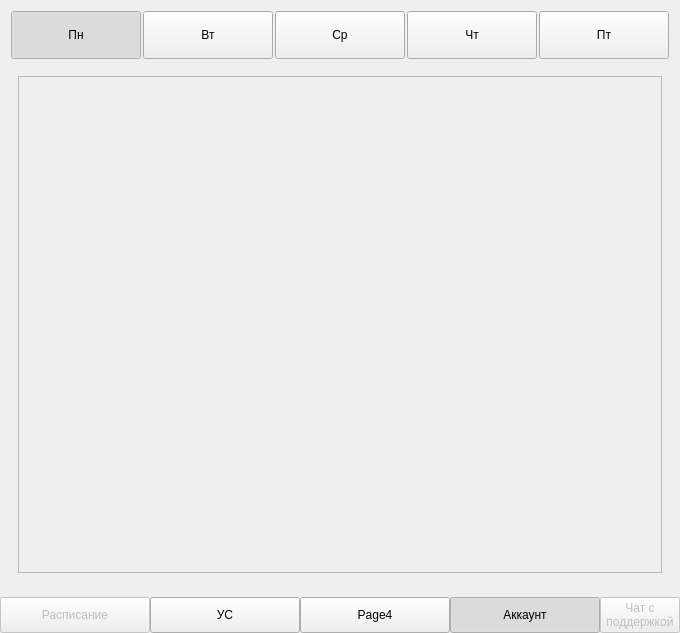
<?xml version="1.0" encoding="UTF-8"?>
<ui version="4.0">
 <class>MainWindow</class>
 <widget class="QMainWindow" name="MainWindow">
  <property name="geometry">
   <rect>
    <x>0</x>
    <y>0</y>
    <width>680</width>
    <height>633</height>
   </rect>
  </property>
  <property name="windowTitle">
   <string>MainWindow</string>
  </property>
  <property name="styleSheet">
   <string notr="true">


#MainWindow {
background : #3f3f3f;
}


#start_Loading_Page {
                align: center;
                background: #ffff7f;
                }

                #start_Loading_Page &gt; #label {
                padding: 20px;
                color: #000080;
                font: 75 24pt &quot;Bahnschrift&quot;;
                }


                #main_Buttons_Layout {
                background: #7979fe;
                }

                #main_Button_Account, #main_Button_SSM, #main_Button_Schedule, #main_Button_Support,
                #main_Button_Page4 {
                background-color: #ffa500;
                border: 2px solid #ffb500;
                border-top-left-radius: 10px;
                border-top-right-radius: 10px;
                border-bottom-left-radius: 0;
                border-bottom-right-radius: 0;
                padding: 15px 3px;
                color: #000000;
                font: 75 18pt &quot;Bahnschrift&quot;;
                text-align: center;
                }

                #main_Button_Account:hover, #main_Button_SSM:hover, #main_Button_Schedule:hover,
                #main_Button_Support:hover, #main_Button_Page4:hover {
                background-color: #9ebeed;
                color: #ffff7f;
                }

                #main_Button_Account:pressed, #main_Button_SSM:pressed,
                #main_Button_Schedule:pressed, #main_Button_Support:pressed,
                #main_Button_Page4:pressed {
                background-color: #5656ba;
                border: 2px solid #5252d1;
                }


                #le_login, #le_password {
                border: 1px solid #A0A0A0;
                border-radius: 5px;
                padding: 5px;
                font-size: 14px;
                }

                #le_login:focus, #le_password:focus {
                border: 1px solid #007BFF;
                }

                #pb_login {
                background-color: #007BFF;
                color: white;
                border: none;
                border-radius: 5px;
                padding: 6px;
                font-size: 16px;
                }

                #pb_login:hover {
                background-color: #0056b3;
                }

                #pb_login:pressed {
                background-color: #004085;
                }


                #schedule_Button_Monday, #schedule_Button_Tuesday, #schedule_Button_Wednesday,
                #schedule_Button_Thursday, #schedule_Button_Friday {
                background-color: #ffce0a;
                color: white;
                border: 2px solid #f0c206;
                border-radius: 8px;
                padding: 12px;
                font-size: 16px;
                }

                #schedule_Button_Monday:hover, #schedule_Button_Tuesday:hover,
                #schedule_Button_Wednesday:hover, #schedule_Button_Thursday:hover,
                #schedule_Button_Friday:hover {
                background-color: #f0c206;
                border: 2px solid #f0b504;
                }

                #schedule_Button_Monday:pressed, #schedule_Button_Tuesday:pressed,
                #schedule_Button_Wednesday:pressed, #schedule_Button_Thursday:pressed,
                #schedule_Button_Friday:pressed {
                background-color: #f0b504;
                border: 2px solid #ffc104;
                }

                #schedule_Button_Monday:disabled, #schedule_Button_Tuesday:disabled,
                #schedule_Button_Wednesday:disabled, #schedule_Button_Thursday:disabled,
                #schedule_Button_Friday:disabled {
                background-color: #c6c8ca;
                color: #6c757d;
                border: 2px solid #c6c8ca;
                }
            </string>
  </property>
  <widget class="QWidget" name="centralwidget">
   <layout class="QVBoxLayout" name="verticalLayout_7">
    <property name="leftMargin">
     <number>0</number>
    </property>
    <property name="topMargin">
     <number>0</number>
    </property>
    <property name="rightMargin">
     <number>0</number>
    </property>
    <property name="bottomMargin">
     <number>0</number>
    </property>
    <item>
     <widget class="QStackedWidget" name="stackedWidget">
      <property name="currentIndex">
       <number>1</number>
      </property>
      <widget class="QWidget" name="start_Loading_Page">
       <property name="whatsThis">
        <string>
                                    &lt;html&gt;&lt;head/&gt;&lt;body&gt;&lt;p&gt;&lt;br/&gt;&lt;/p&gt;&lt;/body&gt;&lt;/html&gt;</string>
       </property>
       <layout class="QVBoxLayout" name="verticalLayout_2">
        <item alignment="Qt::AlignRight|Qt::AlignVCenter">
         <widget class="QLabel" name="label">
          <property name="minimumSize">
           <size>
            <width>545</width>
            <height>0</height>
           </size>
          </property>
          <property name="styleSheet">
           <string notr="true"/>
          </property>
          <property name="text">
           <string>Loading...</string>
          </property>
         </widget>
        </item>
       </layout>
      </widget>
      <widget class="QWidget" name="main_Page">
       <layout class="QVBoxLayout" name="verticalLayout" stretch="9,0">
        <property name="leftMargin">
         <number>0</number>
        </property>
        <property name="topMargin">
         <number>0</number>
        </property>
        <property name="rightMargin">
         <number>0</number>
        </property>
        <property name="bottomMargin">
         <number>0</number>
        </property>
        <item>
         <widget class="QStackedWidget" name="stackedWidget_2">
          <property name="currentIndex">
           <number>0</number>
          </property>
          <widget class="QWidget" name="page_3">
           <layout class="QVBoxLayout" name="verticalLayout_8" stretch="1,10">
            <item>
             <layout class="QHBoxLayout" name="weekday_Layout">
              <property name="spacing">
               <number>2</number>
              </property>
              <property name="leftMargin">
               <number>2</number>
              </property>
              <property name="topMargin">
               <number>2</number>
              </property>
              <property name="rightMargin">
               <number>2</number>
              </property>
              <property name="bottomMargin">
               <number>2</number>
              </property>
              <item>
               <widget class="QPushButton" name="schedule_Button_Monday">
                <property name="sizePolicy">
                 <sizepolicy hsizetype="Expanding" vsizetype="Expanding">
                  <horstretch>0</horstretch>
                  <verstretch>0</verstretch>
                 </sizepolicy>
                </property>
                <property name="text">
                 <string>Пн</string>
                </property>
                <property name="checkable">
                 <bool>true</bool>
                </property>
                <property name="checked">
                 <bool>true</bool>
                </property>
               </widget>
              </item>
              <item>
               <widget class="QPushButton" name="schedule_Button_Tuesday">
                <property name="sizePolicy">
                 <sizepolicy hsizetype="Expanding" vsizetype="Expanding">
                  <horstretch>0</horstretch>
                  <verstretch>0</verstretch>
                 </sizepolicy>
                </property>
                <property name="text">
                 <string>Вт</string>
                </property>
                <property name="checkable">
                 <bool>true</bool>
                </property>
               </widget>
              </item>
              <item>
               <widget class="QPushButton" name="schedule_Button_Wednesday">
                <property name="sizePolicy">
                 <sizepolicy hsizetype="Expanding" vsizetype="Expanding">
                  <horstretch>0</horstretch>
                  <verstretch>0</verstretch>
                 </sizepolicy>
                </property>
                <property name="text">
                 <string>Ср</string>
                </property>
                <property name="checkable">
                 <bool>true</bool>
                </property>
               </widget>
              </item>
              <item>
               <widget class="QPushButton" name="schedule_Button_Thursday">
                <property name="sizePolicy">
                 <sizepolicy hsizetype="Expanding" vsizetype="Expanding">
                  <horstretch>0</horstretch>
                  <verstretch>0</verstretch>
                 </sizepolicy>
                </property>
                <property name="text">
                 <string>Чт</string>
                </property>
                <property name="checkable">
                 <bool>true</bool>
                </property>
               </widget>
              </item>
              <item>
               <widget class="QPushButton" name="schedule_Button_Friday">
                <property name="sizePolicy">
                 <sizepolicy hsizetype="Expanding" vsizetype="Expanding">
                  <horstretch>0</horstretch>
                  <verstretch>0</verstretch>
                 </sizepolicy>
                </property>
                <property name="text">
                 <string>Пт</string>
                </property>
                <property name="checkable">
                 <bool>true</bool>
                </property>
               </widget>
              </item>
             </layout>
            </item>
            <item>
             <widget class="QStackedWidget" name="stackedWidget_3">
              <widget class="QWidget" name="page_8">
               <layout class="QVBoxLayout" name="verticalLayout_9">
                <item>
                 <widget class="QScrollArea" name="scrollArea_2">
                  <property name="widgetResizable">
                   <bool>true</bool>
                  </property>
                  <widget class="QWidget" name="sa_PN">
                   <property name="geometry">
                    <rect>
                     <x>0</x>
                     <y>0</y>
                     <width>654</width>
                     <height>471</height>
                    </rect>
                   </property>
                   <layout class="QVBoxLayout" name="verticalLayout_10">
                    <property name="spacing">
                     <number>0</number>
                    </property>
                   </layout>
                  </widget>
                 </widget>
                </item>
               </layout>
              </widget>
              <widget class="QWidget" name="page_9">
               <layout class="QVBoxLayout" name="verticalLayout_11">
                <item>
                 <widget class="QScrollArea" name="scrollArea_3">
                  <property name="widgetResizable">
                   <bool>true</bool>
                  </property>
                  <widget class="QWidget" name="sa_VT">
                   <property name="geometry">
                    <rect>
                     <x>0</x>
                     <y>0</y>
                     <width>98</width>
                     <height>28</height>
                    </rect>
                   </property>
                   <layout class="QVBoxLayout" name="verticalLayout_17"/>
                  </widget>
                 </widget>
                </item>
               </layout>
              </widget>
              <widget class="QWidget" name="page_10">
               <layout class="QVBoxLayout" name="verticalLayout_14">
                <item>
                 <widget class="QScrollArea" name="scrollArea_4">
                  <property name="widgetResizable">
                   <bool>true</bool>
                  </property>
                  <widget class="QWidget" name="sa_SR">
                   <property name="geometry">
                    <rect>
                     <x>0</x>
                     <y>0</y>
                     <width>98</width>
                     <height>28</height>
                    </rect>
                   </property>
                   <layout class="QVBoxLayout" name="verticalLayout_18"/>
                  </widget>
                 </widget>
                </item>
               </layout>
              </widget>
              <widget class="QWidget" name="page_11">
               <layout class="QVBoxLayout" name="verticalLayout_13">
                <item>
                 <widget class="QScrollArea" name="scrollArea_5">
                  <property name="widgetResizable">
                   <bool>true</bool>
                  </property>
                  <widget class="QWidget" name="sa_ChT">
                   <property name="geometry">
                    <rect>
                     <x>0</x>
                     <y>0</y>
                     <width>98</width>
                     <height>28</height>
                    </rect>
                   </property>
                   <layout class="QVBoxLayout" name="verticalLayout_16"/>
                  </widget>
                 </widget>
                </item>
               </layout>
              </widget>
              <widget class="QWidget" name="page_12">
               <layout class="QVBoxLayout" name="verticalLayout_12">
                <item>
                 <widget class="QScrollArea" name="scrollArea_6">
                  <property name="widgetResizable">
                   <bool>true</bool>
                  </property>
                  <widget class="QWidget" name="sa_PT">
                   <property name="geometry">
                    <rect>
                     <x>0</x>
                     <y>0</y>
                     <width>98</width>
                     <height>28</height>
                    </rect>
                   </property>
                   <layout class="QVBoxLayout" name="verticalLayout_15"/>
                  </widget>
                 </widget>
                </item>
               </layout>
              </widget>
             </widget>
            </item>
           </layout>
          </widget>
          <widget class="QWidget" name="page_4">
           <widget class="QLabel" name="label_3">
            <property name="geometry">
             <rect>
              <x>200</x>
              <y>280</y>
              <width>49</width>
              <height>16</height>
             </rect>
            </property>
            <property name="text">
             <string>УС</string>
            </property>
           </widget>
          </widget>
          <widget class="QWidget" name="page_5">
           <layout class="QHBoxLayout" name="horizontalLayout_2" stretch="0">
            <item>
             <widget class="QStackedWidget" name="stackedWidget_4">
              <property name="currentIndex">
               <number>0</number>
              </property>
              <widget class="QWidget" name="page_13">
               <layout class="QHBoxLayout" name="horizontalLayout_5">
                <item>
                 <spacer name="horizontalSpacer">
                  <property name="orientation">
                   <enum>Qt::Vertical</enum>
                  </property>
                  <property name="sizeHint" stdset="0">
                   <size>
                    <width>88</width>
                    <height>20</height>
                   </size>
                  </property>
                 </spacer>
                </item>
                <item>
                 <layout class="QVBoxLayout" name="verticalLayout_4" stretch="1,0,0,0,1">
                  <property name="leftMargin">
                   <number>0</number>
                  </property>
                  <item>
                   <spacer name="verticalSpacer">
                    <property name="orientation">
                     <enum>Qt::Vertical</enum>
                    </property>
                    <property name="sizeHint" stdset="0">
                     <size>
                      <width>20</width>
                      <height>40</height>
                     </size>
                    </property>
                   </spacer>
                  </item>
                  <item>
                   <widget class="QLineEdit" name="le_login">
                    <property name="placeholderText">
                     <string>Логин</string>
                    </property>
                   </widget>
                  </item>
                  <item>
                   <widget class="QLineEdit" name="le_password">
                    <property name="placeholderText">
                     <string>Пароль</string>
                    </property>
                   </widget>
                  </item>
                  <item>
                   <widget class="QPushButton" name="pb_login">
                    <property name="text">
                     <string>Войти</string>
                    </property>
                   </widget>
                  </item>
                  <item>
                   <spacer name="verticalSpacer_2">
                    <property name="orientation">
                     <enum>Qt::Vertical</enum>
                    </property>
                    <property name="sizeHint" stdset="0">
                     <size>
                      <width>20</width>
                      <height>40</height>
                     </size>
                    </property>
                   </spacer>
                  </item>
                 </layout>
                </item>
                <item>
                 <spacer name="horizontalSpacer_2">
                  <property name="orientation">
                   <enum>Qt::Vertical</enum>
                  </property>
                  <property name="sizeHint" stdset="0">
                   <size>
                    <width>40</width>
                    <height>20</height>
                   </size>
                  </property>
                 </spacer>
                </item>
               </layout>
              </widget>
              <widget class="QWidget" name="page_14"/>
             </widget>
            </item>
           </layout>
          </widget>
          <widget class="QWidget" name="page_6">
           <layout class="QVBoxLayout" name="verticalLayout_3">
            <item>
             <widget class="QLabel" name="label_5">
              <property name="text">
               <string>Зфпу4</string>
              </property>
             </widget>
            </item>
           </layout>
          </widget>
          <widget class="QWidget" name="page_7">
           <layout class="QVBoxLayout" name="verticalLayout_5" stretch="10,1">
            <item>
             <widget class="QScrollArea" name="scrollArea">
              <property name="widgetResizable">
               <bool>true</bool>
              </property>
              <widget class="QWidget" name="scrollAreaWidgetContents_2">
               <property name="geometry">
                <rect>
                 <x>0</x>
                 <y>0</y>
                 <width>666</width>
                 <height>479</height>
                </rect>
               </property>
               <layout class="QVBoxLayout" name="verticalLayout_6">
                <item>
                 <spacer name="verticalSpacer_3">
                  <property name="orientation">
                   <enum>Qt::Vertical</enum>
                  </property>
                  <property name="sizeHint" stdset="0">
                   <size>
                    <width>20</width>
                    <height>445</height>
                   </size>
                  </property>
                 </spacer>
                </item>
               </layout>
              </widget>
             </widget>
            </item>
            <item>
             <layout class="QHBoxLayout" name="horizontalLayout_3">
              <item>
               <widget class="QTextEdit" name="textEdit"/>
              </item>
              <item>
               <widget class="QPushButton" name="pushButton_7">
                <property name="text">
                 <string>-&gt;</string>
                </property>
               </widget>
              </item>
             </layout>
            </item>
           </layout>
          </widget>
         </widget>
        </item>
        <item>
         <layout class="QHBoxLayout" name="main_Buttons_Layout" stretch="1,1,1,1,0">
          <property name="spacing">
           <number>0</number>
          </property>
          <property name="sizeConstraint">
           <enum>QLayout::SetDefaultConstraint</enum>
          </property>
          <property name="leftMargin">
           <number>0</number>
          </property>
          <item>
           <widget class="QPushButton" name="main_Button_Schedule">
            <property name="enabled">
             <bool>false</bool>
            </property>
            <property name="sizePolicy">
             <sizepolicy hsizetype="Expanding" vsizetype="Expanding">
              <horstretch>0</horstretch>
              <verstretch>0</verstretch>
             </sizepolicy>
            </property>
            <property name="text">
             <string>Расписание</string>
            </property>
            <property name="checkable">
             <bool>true</bool>
            </property>
            <attribute name="buttonGroup">
             <string notr="true">bg_pages_buttons</string>
            </attribute>
           </widget>
          </item>
          <item>
           <widget class="QPushButton" name="main_Button_SSM">
            <property name="sizePolicy">
             <sizepolicy hsizetype="Expanding" vsizetype="Expanding">
              <horstretch>0</horstretch>
              <verstretch>0</verstretch>
             </sizepolicy>
            </property>
            <property name="text">
             <string>УС</string>
            </property>
            <property name="checkable">
             <bool>true</bool>
            </property>
            <attribute name="buttonGroup">
             <string notr="true">bg_pages_buttons</string>
            </attribute>
           </widget>
          </item>
          <item>
           <widget class="QPushButton" name="main_Button_Page4">
            <property name="sizePolicy">
             <sizepolicy hsizetype="Expanding" vsizetype="Expanding">
              <horstretch>0</horstretch>
              <verstretch>0</verstretch>
             </sizepolicy>
            </property>
            <property name="text">
             <string>Page4</string>
            </property>
            <property name="checkable">
             <bool>true</bool>
            </property>
            <attribute name="buttonGroup">
             <string notr="true">bg_pages_buttons</string>
            </attribute>
           </widget>
          </item>
          <item>
           <widget class="QPushButton" name="main_Button_Account">
            <property name="sizePolicy">
             <sizepolicy hsizetype="Expanding" vsizetype="Expanding">
              <horstretch>0</horstretch>
              <verstretch>0</verstretch>
             </sizepolicy>
            </property>
            <property name="text">
             <string>Аккаунт</string>
            </property>
            <property name="checkable">
             <bool>true</bool>
            </property>
            <property name="checked">
             <bool>true</bool>
            </property>
            <attribute name="buttonGroup">
             <string notr="true">bg_pages_buttons</string>
            </attribute>
           </widget>
          </item>
          <item>
           <widget class="QPushButton" name="main_Button_Support">
            <property name="enabled">
             <bool>false</bool>
            </property>
            <property name="sizePolicy">
             <sizepolicy hsizetype="Expanding" vsizetype="Expanding">
              <horstretch>0</horstretch>
              <verstretch>0</verstretch>
             </sizepolicy>
            </property>
            <property name="text">
             <string>Чат с
поддержкой</string>
            </property>
            <property name="checkable">
             <bool>false</bool>
            </property>
            <attribute name="buttonGroup">
             <string notr="true">bg_pages_buttons</string>
            </attribute>
           </widget>
          </item>
         </layout>
        </item>
       </layout>
      </widget>
     </widget>
    </item>
   </layout>
  </widget>
 </widget>
 <resources/>
 <connections/>
 <buttongroups>
  <buttongroup name="bg_pages_buttons"/>
 </buttongroups>
</ui>
